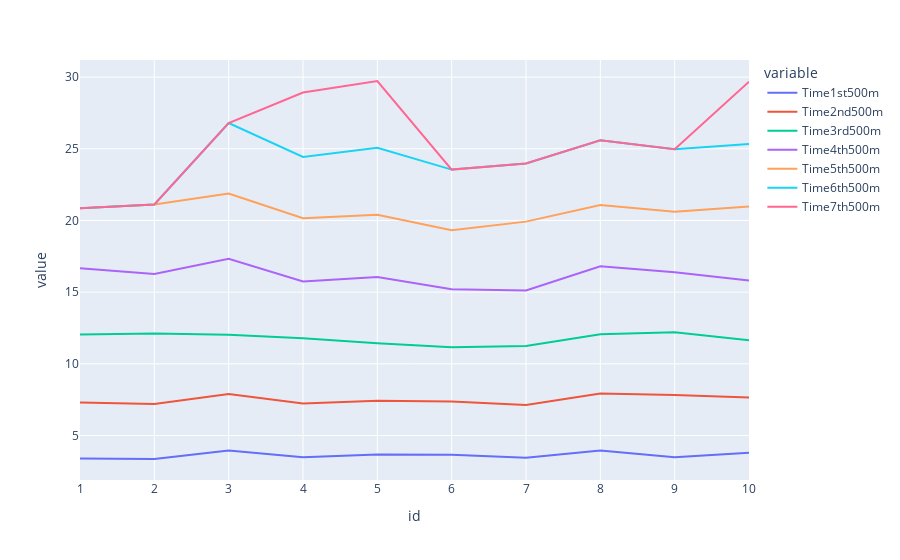

Write notebook code for a chart like this one.
### Markdown cell above
### General trends
Each line is a different distance. Not very clear. May look better with more observations.

### Code cell
px.line(df_run, x='id', y=['Time1st500m', 'Time2nd500m', 'Time3rd500m', 'Time4th500m', 'Time5th500m', 'Time6th500m', 'Time7th500m'])

### Figure 1 — Plotly figure (JSON) as saved in the notebook; plotly's stock layout.template omitted (floating-point values rounded to 4 significant figures)
{"data": [{"hovertemplate": "variable=Time1st500m<br>id=%{x}<br>value=%{y}<extra></extra>", "legendgroup": "Time1st500m", "line": {"color": "#636efa", "dash": "solid"}, "mode": "lines", "name": "Time1st500m", "orientation": "v", "showlegend": true, "type": "scatter", "x": [1, 2, 3, 4, 5, 6, 7, 8, 9, 10], "xaxis": "x", "y": [3.4, 3.36, 3.95, 3.48, 3.68, 3.65, 3.45, 3.95, 3.48, 3.8], "yaxis": "y"}, {"hovertemplate": "variable=Time2nd500m<br>id=%{x}<br>value=%{y}<extra></extra>", "legendgroup": "Time2nd500m", "line": {"color": "#EF553B", "dash": "solid"}, "mode": "lines", "name": "Time2nd500m", "orientation": "v", "showlegend": true, "type": "scatter", "x": [1, 2, 3, 4, 5, 6, 7, 8, 9, 10], "xaxis": "x", "y": [7.3, 7.2, 7.9, 7.23, 7.42, 7.38, 7.13, 7.93, 7.83, 7.65], "yaxis": "y"}, {"hovertemplate": "variable=Time3rd500m<br>id=%{x}<br>value=%{y}<extra></extra>", "legendgroup": "Time3rd500m", "line": {"color": "#00cc96", "dash": "solid"}, "mode": "lines", "name": "Time3rd500m", "orientation": "v", "showlegend": true, "type": "scatter", "x": [1, 2, 3, 4, 5, 6, 7, 8, 9, 10], "xaxis": "x", "y": [12.05, 12.12, 12.02, 11.78, 11.43, 11.15, 11.25, 12.07, 12.2, 11.65], "yaxis": "y"}, {"hovertemplate": "variable=Time4th500m<br>id=%{x}<br>value=%{y}<extra></extra>", "legendgroup": "Time4th500m", "line": {"color": "#ab63fa", "dash": "solid"}, "mode": "lines", "name": "Time4th500m", "orientation": "v", "showlegend": true, "type": "scatter", "x": [1, 2, 3, 4, 5, 6, 7, 8, 9, 10], "xaxis": "x", "y": [16.66, 16.27, 17.33, 15.75, 16.05, 15.2, 15.12, 16.8, 16.38, 15.82], "yaxis": "y"}, {"hovertemplate": "variable=Time5th500m<br>id=%{x}<br>value=%{y}<extra></extra>", "legendgroup": "Time5th500m", "line": {"color": "#FFA15A", "dash": "solid"}, "mode": "lines", "name": "Time5th500m", "orientation": "v", "showlegend": true, "type": "scatter", "x": [1, 2, 3, 4, 5, 6, 7, 8, 9, 10], "xaxis": "x", "y": [20.85, 21.12, 21.88, 20.15, 20.4, 19.32, 19.92, 21.08, 20.6, 20.97], "yaxis": "y"}, {"hovertemplate": "variable=Time6th500m<br>id=%{x}<br>value=%{y}<extra></extra>", "legendgroup": "Time6th500m", "line": {"color": "#19d3f3", "dash": "solid"}, "mode": "lines", "name": "Time6th500m", "orientation": "v", "showlegend": true, "type": "scatter", "x": [1, 2, 3, 4, 5, 6, 7, 8, 9, 10], "xaxis": "x", "y": [20.85, 21.12, 26.8, 24.43, 25.07, 23.55, 23.97, 25.6, 24.97, 25.33], "yaxis": "y"}, {"hovertemplate": "variable=Time7th500m<br>id=%{x}<br>value=%{y}<extra></extra>", "legendgroup": "Time7th500m", "line": {"color": "#FF6692", "dash": "solid"}, "mode": "lines", "name": "Time7th500m", "orientation": "v", "showlegend": true, "type": "scatter", "x": [1, 2, 3, 4, 5, 6, 7, 8, 9, 10], "xaxis": "x", "y": [20.85, 21.12, 26.8, 28.93, 29.73, 23.55, 23.97, 25.6, 24.97, 29.68], "yaxis": "y"}], "layout": {"legend": {"title": {"text": "variable"}, "tracegroupgap": 0}, "margin": {"t": 60}, "xaxis": {"anchor": "y", "domain": [0, 1], "title": {"text": "id"}}, "yaxis": {"anchor": "x", "domain": [0, 1], "title": {"text": "value"}}}}
